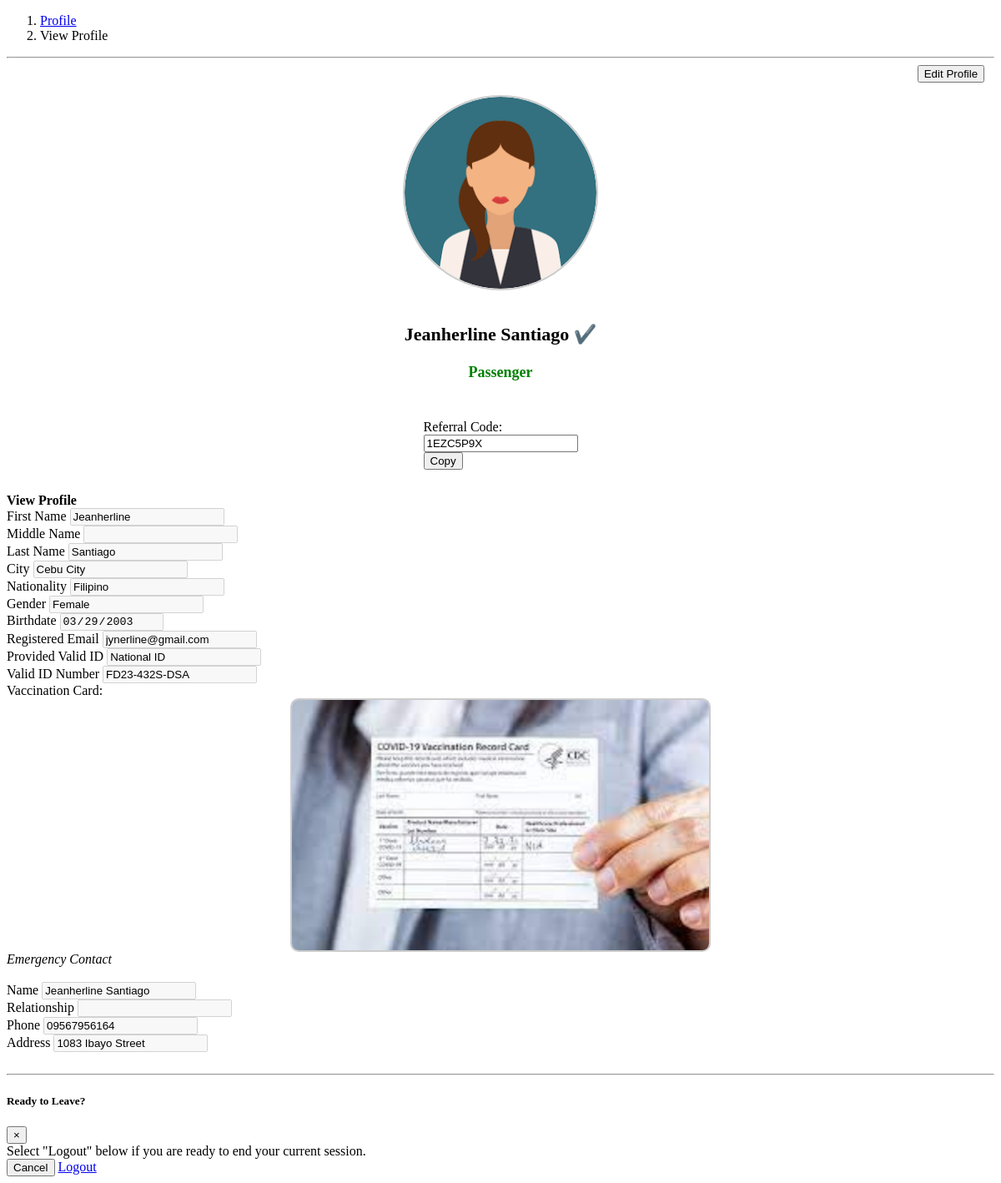
/user/viewProfile.php (signed in), run on an earlier commit of the app's database.
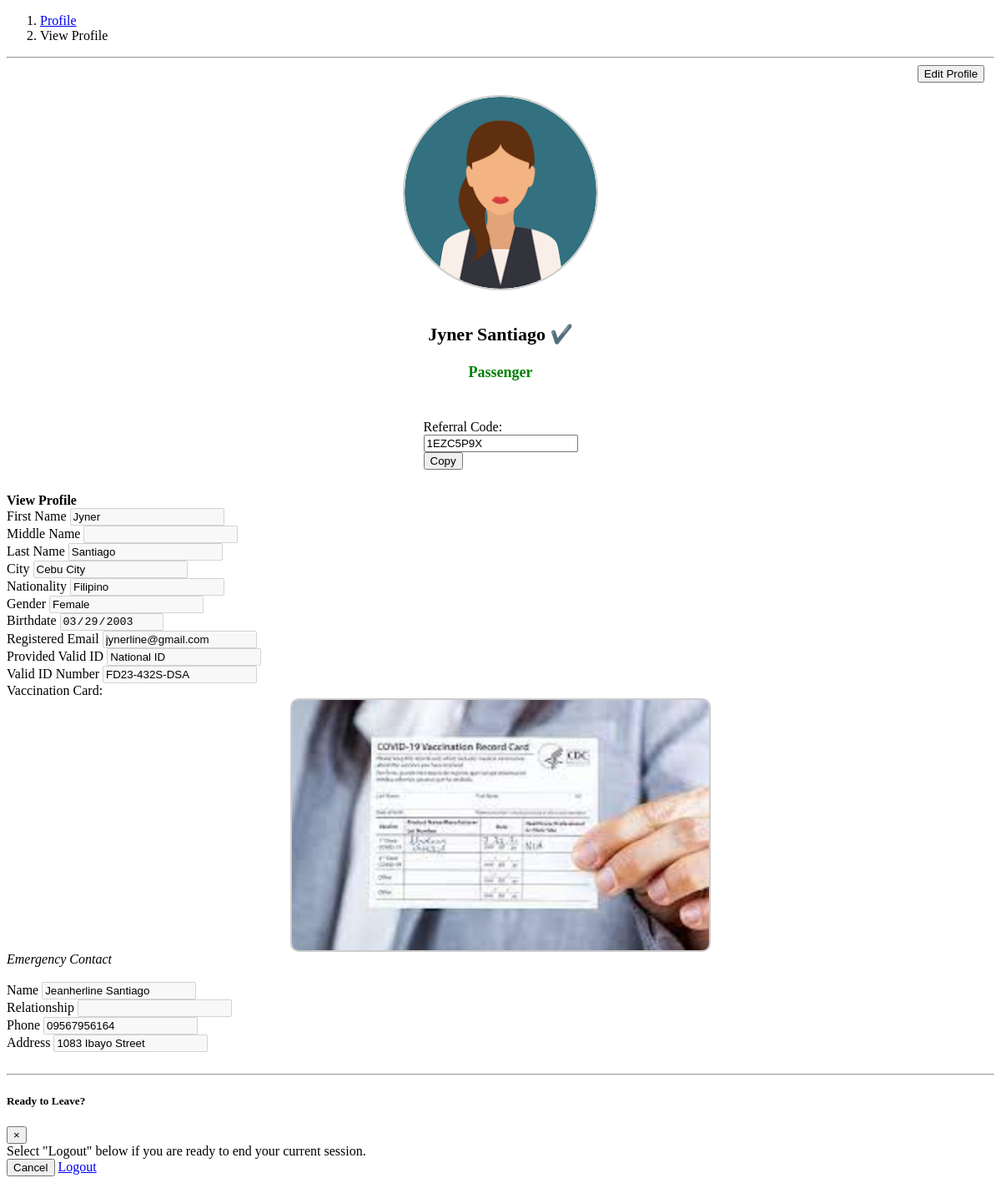
And on a later commit of the database.
### tables this page shows
CREATE TABLE `user_profile` (
  `user_id` int(11) NOT NULL,
  `profile_photo` varchar(255) DEFAULT NULL,
  `first_name` varchar(30) NOT NULL,
  `middle_name` varchar(30) NOT NULL,
  `last_name` varchar(30) NOT NULL,
  `city_id` int(11) NOT NULL,
  `nationality` varchar(30) NOT NULL,
  `gender` varchar(10) NOT NULL,
  `birthdate` date NOT NULL,
  `email` varchar(50) NOT NULL,
  `password` varchar(255) NOT NULL,
  `ticket_balance` varchar(255) NOT NULL,
  `role` varchar(255) NOT NULL,
  `is_vaxxed` tinyint(1) NOT NULL DEFAULT 0,
  `vax_card` varchar(255) DEFAULT NULL,
  `is_agree` tinyint(1) NOT NULL DEFAULT 1,
  `created_at` timestamp NOT NULL DEFAULT current_timestamp(),
  `updated_at` timestamp NOT NULL DEFAULT current_timestamp() ON UPDATE current_timestamp()
);

### user/viewProfile.php (the view, shortened to what the changed rows need)
<?php
include('../db.php');
$userid = $_SESSION['user_id'];
$stmt = $db->prepare("SELECT * FROM user_profile WHERE user_id = ?");
$stmt->bind_param("i", $userid);
$stmt->execute();
$result = $stmt->get_result();
if ($result->num_rows == 1) {
  $row = $result->fetch_assoc();
  $first_name = $row['first_name'];
  $last_name = $row['last_name'];
  $email = $row['email'];
  $profile_photo = $row['profile_photo'];
  $nationality = $row['nationality'];
  $gender = $row['gender'];
  $birthdate = $row['birthdate'];
  $role = $row['role'];
  $vax_card = $row['vax_card'];
}
?>
<!DOCTYPE html>
<html lang="en">
<link href="vendor/css/user.css" rel="stylesheet">
<body id="page-top">
  <div id="wrapper">
    <div id="content-wrapper">
      <div class="container-fluid">
        <ol class="breadcrumb">
          <li class="breadcrumb-item">
          </li>
          <li class="breadcrumb-item active">View Profile</li>
        </ol>
        <hr>
        <a href="editProfile.php"><button class="btn btn-success" style="float:right; margin-right: 1%;">Edit Profile</button></a>
        <br><br>
        <div class="profile-photo">
          <?php if (!empty($profile_photo)) { ?>
            <img src="../assets/img/profile-photo/<?php echo $profile_photo; ?>" alt="Profile Photo" class="photo-preview">
          <?php } else { ?>
            <img src="../assets/img/default-profile-photo.jpg" alt="Default Profile Photo" class="photo-preview">
          <?php } ?>
        </div>
        <br>
        <p class="role" style="font-size: 22px; font-weight: bold;
                                                text-align: center; color: #000;">
          <?php echo $first_name . " " . $last_name; ?> ✔️
        </p>
        <p class="role" style="font-size: 18px; font-weight: bold;
                                                text-align: center; color: green;">
          <?php echo $role; ?>
        </p>
        <br>
        <?php
        if ($_SESSION['role'] == 'Driver' || $_SESSION['role'] == 'Passenger') {
        ?>
          <div class="form-container">
            <form method="POST">
            </form>
          <?php
        }
          ?>
          </div>
          <br>
          <div class="card">
            <div class="card-header">
            </div>
          </div>
            <div class="card-body">
              <form method="POST">
                <div class="form-group">
                  <label for="first_name">First Name</label>
                  <input type="text" class="form-control disabled-input" value="<?php echo $first_name ?>" name="first_name" disabled><br>
                </div>
                <div class="form-group">
                  <label for="last_name">Last Name</label>
                  <input type="text" class="form-control disabled-input" value="<?php echo $last_name ?>" name="last_name" disabled><br>
                </div>
                <div class="form-group">
                  <label for="nationality">Nationality</label>
                  <input type="text" class="form-control disabled-input" value="<?php echo $nationality ?>" name="nationality" disabled><br>
                </div>
                <div class="form-group">
                  <label for="gender">Gender</label>
                  <input type="text" class="form-control disabled-input" value="<?php echo $gender ?>" name="gender" disabled><br>
                </div>
                <div class="form-group">
                  <label for="birthdate">Birthdate</label>
                  <input type="date" class="form-control disabled-input" value="<?php echo $birthdate ?>" name="birthdate" disabled><br>
                </div>
                <div class="form-group">
                  <label for="email">Registered Email</label>
                  <input type="text" class="form-control disabled-input" value="<?php echo $email ?>" name="email" disabled><br>
                </div>
                <div class="form-group text-center">
                  <br>
                  <div class="vax-card">
                    <?php if (!empty($vax_card)) { ?>
                      <img src="../assets/img/vax-card/<?php echo $vax_card; ?>" alt="Vaccination Card" class="card-preview">
                    <?php } else { ?>
                      <img src="../assets/img/default-vax-card.jpg" alt="Default Vaccination Card" class="card-preview">
                    <?php } ?>
                  </div>
                </div>
                <?php
                $stmt = $db->prepare("SELECT * FROM emergency WHERE user_id = ?");
                $stmt->bind_param("s", $userid);
                $stmt->execute();
                $result = $stmt->get_result();
                if ($result->num_rows == 1) {
                ?>
                  <br> <br>
                <?php
                }
                ?>
                <br>
              </form>
            </div>
          </div>
      </div>
    </div>
</body>
</html>

What changed in the data, as far as the page shows it:
changed user_profile "Santiago": first_name "Jeanherline" → "Jyner"
